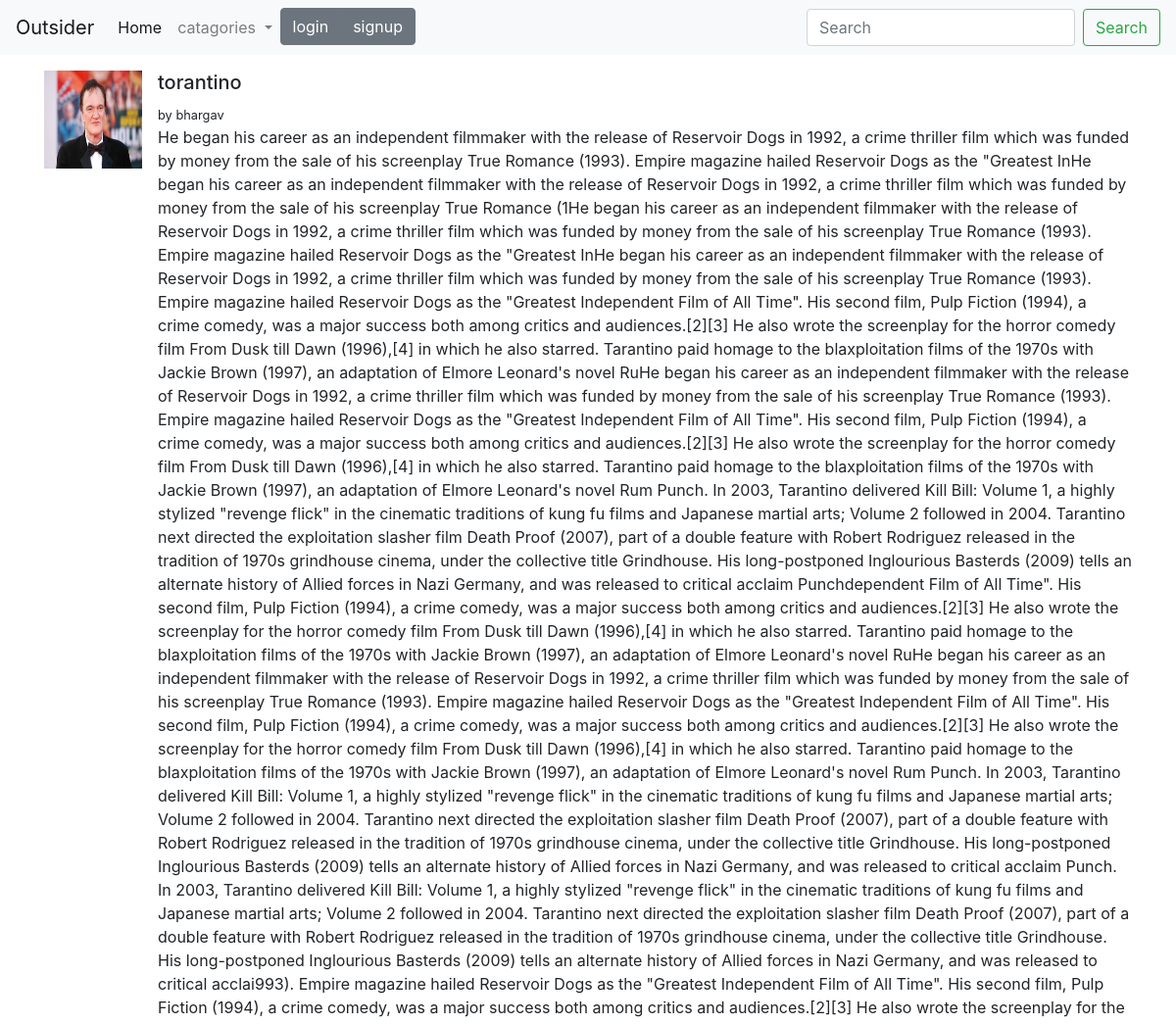
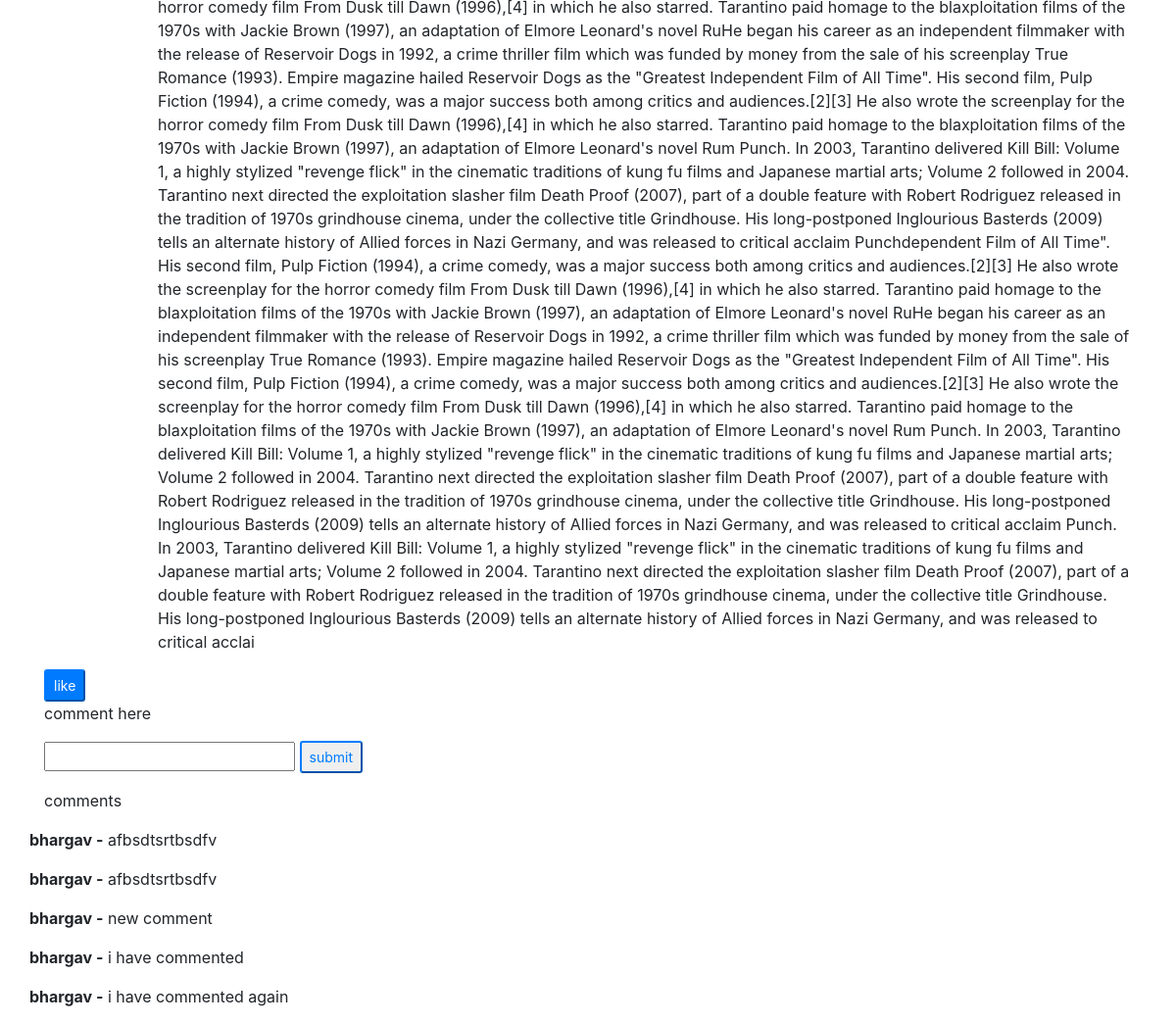
/detail/1, run on the app's committed database (2 pictures, top to bottom).
### article/models.py (models this page shows, shortened)
class Article(models.Model):
    title = models.CharField(max_length=50)
    content = models.TextField()
    author = models.ForeignKey(User, on_delete=models.CASCADE,default=None,null=True,related_name='post-author+',blank=True)
    date_posted = models.DateField(auto_now_add=True)
    image = models.ImageField(upload_to='post_image',default="default.jpg")
    like = models.ManyToManyField(User,related_name="likes")
    catagory = models.ManyToManyField(Catagory,related_name="cat")
    def total_likes(self):
        return self.like.count()

class Comments(models.Model):
    comment = models.TextField(null=True,blank=True)
    user = models.ForeignKey(User,on_delete=models.CASCADE)
    article = models.ForeignKey(Article,on_delete=models.CASCADE)

### article/views.py (the view)
# urls.py: path('detail/<int:pk>',views.ArticleDetail.as_view(),name='article-detail'),
class ArticleDetail(DetailView):
    model = Article
    context_object_name = 'post'
    def get_context_data(self, **kwargs):
        context = super().get_context_data(**kwargs)
        stuff = get_object_or_404(Article,id= self.kwargs['pk'])
        total_likes = stuff.total_likes()
        if stuff.like.filter(id=self.request.user.id).exists():
            is_liked = True
        else:
            is_liked = False
        commen = Comments.objects.filter(article= stuff)
        context["comments"] = commen
        context["total_likes"] = total_likes
        context["is_liked"] = is_liked
        return context

### my_blog/context_processers.py (called while the page is built)
def extra(request):
        cat = Catagory.objects.all()
        return {'catagories': cat}

### article/templates/article/article_detail.html (shortened to what this page needs)
{% extends 'article/base.html' %}
{% block content %}
<div class="container mt-3">
<div class="media">
  <img style="height:100px; width:100px;" src="{{ post.image.url}}" class="align-self-start mr-3" alt="...">
  <div class="media-body">
    <h5 class="mt-0">{{ post.title}}</h5>
    <small> by {{ post.author }}</small>
    <p>{{ post.content}}</p>
  </div>
</div>
<button type="button" class="btn-sm btn-primary mr-2" ta={{post.id}} id="like" >{% if is_liked %} liked {% else %} like{% endif %}</button>
<form id="comment-form">
<p>comment here</p>  <input type="text"
 id="article_comment" required>
<button class="btn-sm btn-outline-primary" post_id="{{post.id}}" type="button" id="comment" type="reset">submit</button>
</form>
<p>comments</p>
{% for commen in comments %}
<div class="row">
  <span><p> <b>{{commen.user}} -</b> {{commen.comment}} </p></span>
</div>
{% endfor %}
</div>
{% endblock content %}

### data on the page
Article: image (picture), title "torantino", author "bhargav", content "He began his career as an independent filmmaker with the release of Reservoir Dogs in 1992, a crime thriller film which was funded by money from the sale of his screenplay True Romance (1993). Empire magazine hailed Reservoir Dogs as the \"Greatest InHe began his career as an independent filmmaker with the release of Reservoir Dogs in 1992, a crime thriller film which was funded by money from the sale of his screenplay True Romance (1He began his career as an independent filmmaker with the release of Reservoir Dogs in 1992, a crime thriller film which was funded by money from the sale of his screenplay True Romance (1993). Empire magazine hailed Reservoir Dogs as the \"Greatest InHe began his…"
Comments: user "bhargav", comment "afbsdtsrtbsdfv"
Comments: user "bhargav", comment "afbsdtsrtbsdfv"
Comments: user "bhargav", comment "new comment"
Comments: user "bhargav", comment "i have commented"
Comments: user "bhargav", comment "i have commented again"
